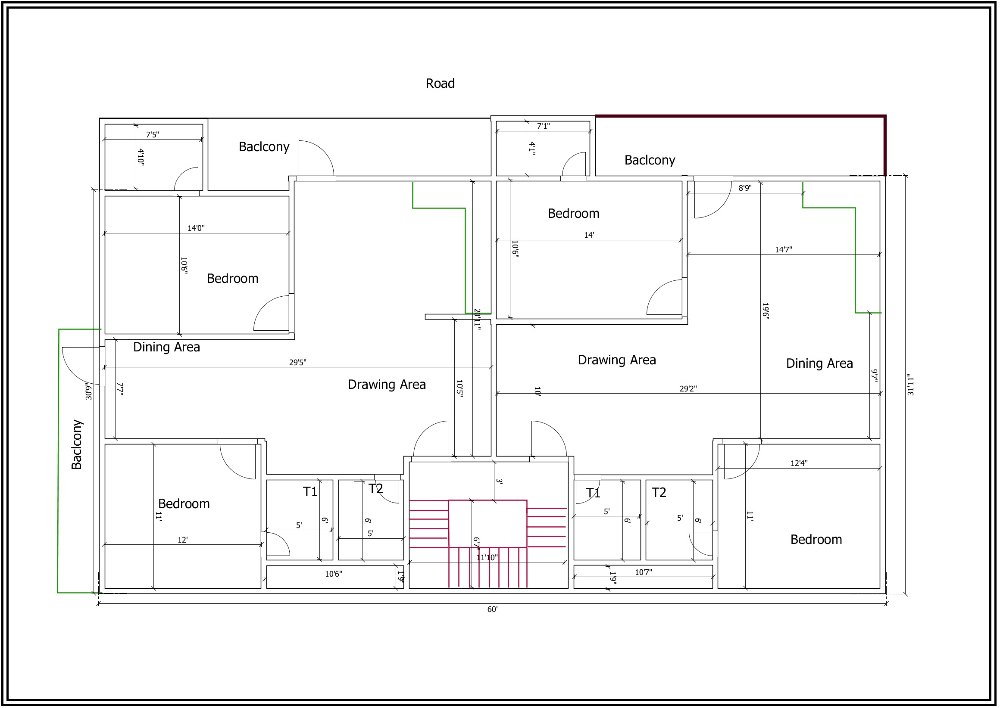
#> input picture floor_plans/floor_plan_3/source_drawing.png, 1000 x 708 px
$ python build_geopackage.py
#> lines starting #> are read from the running program, lines starting #| are printed output that depends on the picture; after the words box and inside, x2 and y2 are one past the last pixel; in counts of white or black regions, pixels touching at a corner belong together
"""Two-unit residential floor plan (feet-inches, 60' x 31'11") -> GeoPackage.

Source: source_drawing.png (1000 x 708 px, CAD export, thin double-line walls).
Method: PROMPT_floor_plan_to_cad_gis.md, with automatic line extraction because
this drawing has ~200 thin lines that a person cannot place by eye reliably.

Pipeline (all deterministic, from the source pixels):
  1. colour split: ink (grey/black), red (stairs + maroon edge), green lines
  2. straight segments: morphological opening (10 px) + connected components
  3. walls = pairs of parallel segments 3.5-7.5 px apart with white between
  4. doors = circle fit to arc pixels; closed end = chord with wall continuing
     on both sides (the opening); open leaf drawn only where pixels show it
  5. dimension lines = unpaired segment carrying a dimension label
  6. rooms = free space enclosed by walls / single lines / green / maroon
     lines / door closing chords, flood-filled and vectorised
Units: metres (feet kept as attributes). Origin = west end of the 60' line,
bottom outer wall line; Y up; no CRS.
Calibration: 60' = px 98..886 (13.133 px/ft); 31'11" = py 175..594 (13.128 px/ft).

Run:  python build_geopackage.py
"""
import json
import math
import sqlite3
import warnings
from pathlib import Path

import cv2
import geopandas as gpd
import numpy as np
from PIL import Image
from shapely.geometry import LineString, Point, Polygon, box
from shapely.ops import unary_union
import shapely

HERE = Path(__file__).parent
SRC = HERE / "source_drawing.png"
GPKG = HERE / "floor_plan.gpkg"
warnings.filterwarnings("ignore", message=".*crs.*")

FT = 0.3048
SX, SY = 788 / 60.0, 419 / (31 + 11 / 12)      # px per foot
PX0, PY0 = 98.0, 594.0                          # origin pixel


def to_m(px, py):
    return ((px - PX0) / SX * FT, (PY0 - py) / SY * FT)


# --------------------------------------------------------------------------- #
# Text (verbatim, incl. the drawing's spelling "Baclcony").  (text, kind, box px, rotation)
# --------------------------------------------------------------------------- #
TEXTS = [
    ("Road", "site_label", (426, 76, 453, 89), 0),
    ("Baclcony", "room_label", (236, 140, 292, 155), 0),
    ("Baclcony", "room_label", (624, 153, 677, 168), 0),
    ("Baclcony", "room_label", (68, 416, 86, 468), 90),
    ("Bedroom", "room_label", (207, 271, 260, 284), 0),
    ("Bedroom", "room_label", (548, 206, 601, 219), 0),
    ("Bedroom", "room_label", (156, 497, 212, 510), 0),
    ("Bedroom", "room_label", (791, 532, 844, 545), 0),
    ("Dining Area", "room_label", (133, 340, 202, 353), 0),
    ("Drawing Area", "room_label", (348, 377, 428, 393), 0),
    ("Drawing Area", "room_label", (578, 353, 658, 368), 0),
    ("Dining Area", "room_label", (787, 356, 855, 372), 0),
    ("T1", "room_label", (302, 484, 319, 498), 0),
    ("T2", "room_label", (367, 482, 384, 495), 0),
    ("T1", "room_label", (586, 486, 601, 499), 0),
    ("T2", "room_label", (651, 486, 668, 499), 0),
]
DIM_TEXTS = [   # (text, box px, rotation)  270 = reads top-to-bottom, 90 = bottom-to-top
    ("7'5\"", (143, 129, 161, 138), 0), ("4'10\"", (135, 146, 146, 167), 270),
    ("7'1\"", (535, 122, 549, 130), 0), ("4'1\"", (526, 140, 537, 153), 270),
    ("14'0\"", (185, 223, 206, 232), 0), ("10'6\"", (179, 256, 190, 275), 90),
    ("14'", (582, 230, 595, 239), 0), ("10'6\"", (510, 239, 521, 258), 270),
    ("8'9\"", (736, 183, 753, 192), 0), ("14'7\"", (773, 244, 794, 253), 0),
    ("19'6\"", (760, 301, 771, 320), 270), ("29'5\"", (286, 357, 308, 366), 0),
    ("7'7\"", (115, 381, 125, 396), 270), ("30'6\"", (82, 384, 93, 400), 90),
    ("10'5\"", (454, 378, 465, 398), 270), ("20'11\"", (472, 305, 483, 331), 270),
    ("10'", (531, 383, 544, 398), 270), ("29'2\"", (677, 383, 699, 392), 0),
    ("9'7\"", (869, 367, 880, 383), 270), ("31'11\"", (905, 372, 916, 397), 90),
    ("12'4\"", (788, 458, 810, 467), 0), ("11'", (745, 510, 756, 522), 270),
    ("11'", (153, 510, 164, 520), 270), ("12'", (176, 535, 190, 543), 0),
    ("5'", (293, 520, 304, 529), 0), ("6'", (319, 515, 330, 524), 270),
    ("6'", (362, 516, 373, 524), 270), ("5'", (365, 528, 375, 537), 0),
    ("10'6\"", (323, 569, 344, 578), 0), ("1'9\"", (395, 569, 403, 583), 270),
    ("3'", (494, 477, 505, 485), 270), ("6'7\"", (471, 535, 482, 547), 270),
    ("11'10\"", (474, 551, 506, 565), 0),
    ("5'", (601, 506, 612, 515), 0), ("6'", (622, 517, 633, 524), 270),
    ("5'", (674, 512, 685, 522), 0), ("6'", (693, 516, 703, 524), 270),
    ("10'7\"", (633, 567, 654, 575), 0), ("1'9\"", (607, 570, 622, 585), 270),
    ("60'", (485, 604, 500, 613), 0),
]
# Door arc search boxes (px) - tight around each swing arc
DOOR_BOXES = {
    "D01": (172, 164, 200, 190), "D02": (306, 139, 337, 176), "D03": (251, 293, 282, 328),
    "D04": (559, 150, 582, 176), "D05": (695, 183, 732, 220), "D06": (645, 278, 675, 306),
    "D07": (61, 355, 88, 385), "D08": (217, 444, 256, 482), "D09": (411, 418, 449, 453),
    "D10": (269, 530, 293, 556), "D11": (375, 486, 401, 506), "D12": (541, 420, 570, 457),
    "D13": (722, 440, 766, 484), "D14": (574, 482, 602, 506), "D15": (685, 530, 715, 560),
}


# Doors where the arc fit or the end rule needs a visual decision (12x zoom, pixel grid).
#   hinge px, radius px, closed-end angle, open-end angle (0 = +x, 90 = +y image-down)
DOOR_OVERRIDES = {
    "D05": dict(closed_deg=0, note="corner: dark leaf drawn downward, so the opening is the wall to the east"),
    "D10": dict(closed_deg=270, note="corner: dark leaf drawn to the east, so the opening is the wall above"),
    "D11": dict(hinge=(399.0, 476.5), r=27.0, closed_deg=180, open_deg=90,
                note="arc tangent at (398,503); jamb ticks at x 373 and 399 in the top wall"),
    "D13": dict(hinge=(724.5, 445.0), r=32.5, closed_deg=0, open_deg=90,
                note="grey leaf drawn down at x 724; arc meets top wall at x 757"),
    "D14": dict(hinge=(575.0, 477.0), r=23.0, closed_deg=0, open_deg=90,
                note="mirror of D11; jamb tick at x 598 in the top wall"),
}


def ft_in(v):
    """parse 14'7" -> feet"""
    v = v.replace('"', "")
    f, _, i = v.partition("'")
    return float(f) + (float(i) / 12 if i else 0.0)


# --------------------------------------------------------------------------- #
def load():
    a = np.asarray(Image.open(SRC).convert("RGB")).astype(int)
    r, g, b = a[..., 0], a[..., 1], a[..., 2]
    gray, sat = a.mean(2), a.max(2) - a.min(2)
    return dict(gray=gray, ink=((gray < 225) & (sat < 40)).astype(np.uint8),
                ink_light=((gray < 235) & (sat < 40)).astype(np.uint8),
                red=((r > g + 30) & (r > b + 10)).astype(np.uint8),
                green=((g > r + 25) & (g > b + 25)).astype(np.uint8))


def segments(mask, cls, L=10):
    out = []
    for o, k in (("h", (L, 1)), ("v", (1, L))):
        op = cv2.morphologyEx(mask, cv2.MORPH_OPEN, cv2.getStructuringElement(cv2.MORPH_RECT, k))
        n, lab, st, _ = cv2.connectedComponentsWithStats(op, 8)
        for i in range(1, n):
            x, y, w, h, _ = st[i]
            ys, xs = np.where(lab == i)
            if o == "h":
                out.append(dict(cls=cls, o="h", x0=int(x), x1=int(x + w - 1), y=float(np.mean(ys)), t=int(h)))
            else:
                out.append(dict(cls=cls, o="v", y0=int(y), y1=int(y + h - 1), x=float(np.mean(xs)), t=int(w)))
    return out


def seg_line(s):
    return LineString([(s["x0"], s["y"]), (s["x1"] + 1, s["y"])]) if s["o"] == "h" else \
        LineString([(s["x"], s["y0"]), (s["x"], s["y1"] + 1)])


def text_anchor(gray, bx, rot):
    x0, y0, x1, y1 = bx
    global _SAT
    if "_SAT" not in globals():
        rgb = np.asarray(Image.open(SRC).convert("RGB")).astype(int)
        _SAT = rgb.max(2) - rgb.min(2)
    dark = (gray[y0:y1 + 1, x0:x1 + 1] < 170) & (_SAT[y0:y1 + 1, x0:x1 + 1] < 40)   # grey/black ink only
    dark[:, dark.mean(0) > 0.8] = False       # a line crossing the whole box is not text
    dark[dark.mean(1) > 0.8, :] = False
    ys, xs = np.where(dark)
    cx, cy = x0 + (xs.min() + xs.max() + 1) / 2, y0 + (ys.min() + ys.max() + 1) / 2
    size = (ys.max() - ys.min() + 1) if rot in (0, 180) else (xs.max() - xs.min() + 1)
    return (cx, cy), size


def in_box(s, bx, pad=1):
    x0, y0, x1, y1 = bx
    if s["o"] == "h":
        return x0 - pad <= s["x0"] and s["x1"] <= x1 + pad and y0 - pad <= s["y"] <= y1 + pad
    return y0 - pad <= s["y0"] and s["y1"] <= y1 + pad and x0 - pad <= s["x"] <= x1 + pad


def pair_walls(segs, gray):
    walls = []
    for o in ("h", "v"):
        S = [s for s in segs if s["o"] == o]
        for i, p in enumerate(S):
            for q in S[i + 1:]:
                if o == "h":
                    d, lo, hi = abs(p["y"] - q["y"]), max(p["x0"], q["x0"]), min(p["x1"], q["x1"])
                    c0, c1 = sorted([p["y"], q["y"]])
                else:
                    d, lo, hi = abs(p["x"] - q["x"]), max(p["y0"], q["y0"]), min(p["y1"], q["y1"])
                    c0, c1 = sorted([p["x"], q["x"]])
                if not (3.5 <= d <= 7.5 and hi - lo >= 5):
                    continue
                inner = gray[int(c0) + 2:int(math.ceil(c1)) - 1, lo:hi + 1] if o == "h" else \
                    gray[lo:hi + 1, int(c0) + 2:int(math.ceil(c1)) - 1]
                if inner.size == 0 or inner.mean() < 200:
                    continue
                walls.append(dict(o=o, a=p["id"], b=q["id"], c0=c0, c1=c1, lo=lo, hi=hi))
    return walls


def wall_rect(w):
    return box(w["lo"], w["c0"] - 0.5, w["hi"] + 1, w["c1"] + 0.5) if w["o"] == "h" else \
        box(w["c0"] - 0.5, w["lo"], w["c1"] + 0.5, w["hi"] + 1)


def fit_door(ink_light, line_mask, bx):
    x0, y0, x1, y1 = bx
    res = ink_light & (1 - line_mask)
    ys, xs = np.where(res[y0:y1, x0:x1] > 0)
    xs, ys = xs + x0, ys + y0
    for _ in range(2):
        A = np.c_[2 * xs, 2 * ys, np.ones(len(xs))]
        cx, cy, c = np.linalg.lstsq(A, xs ** 2 + ys ** 2, rcond=None)[0]
        r = math.sqrt(c + cx ** 2 + cy ** 2)
        keep = np.abs(np.hypot(xs - cx, ys - cy) - r) < 1.5
        xs, ys = xs[keep], ys[keep]
    ang = np.sort(np.degrees(np.arctan2(ys - cy, xs - cx)) % 360)
    gaps = np.diff(np.r_[ang, ang[0] + 360])
    k = int(np.argmax(gaps))
    a0, a1 = ang[(k + 1) % len(ang)], ang[k]
    return cx, cy, r, a0, a1, len(xs)


def snap_quadrant(cx, cy, r, a0, a1):
    """the arc of a door is a quarter circle between two axis directions"""
    mid = (a0 + ((a1 - a0) % 360) / 2) % 360
    q = int(mid // 90)                      # quadrant of the bulge
    d0, d1 = q * 90, q * 90 + 90
    return [(cx + r * math.cos(math.radians(t)), cy + r * math.sin(math.radians(t))) for t in (d0, d1)], (d0, d1)


def orthogonal_snap(poly, faces, tol=3.5):
    """Make a raster room outline orthogonal, then move each edge onto the centre
    of the nearest parallel wall-face line within `tol` px (the drawn face)."""
    pts = list(poly.exterior.coords)[:-1]
    n = len(pts)
    edges = []
    for i in range(n):
        (x0, y0), (x1, y1) = pts[i], pts[(i + 1) % n]
        if abs(x1 - x0) >= abs(y1 - y0):
            edges.append(["h", (y0 + y1) / 2, min(x0, x1), max(x0, x1)])
        else:
            edges.append(["v", (x0 + x1) / 2, min(y0, y1), max(y0, y1)])
    merged = []                       # merge consecutive same-orientation edges
    for e in edges:
        if merged and merged[-1][0] == e[0] and abs(merged[-1][1] - e[1]) < 2.5:
            m = merged[-1]
            m[1] = (m[1] * (m[3] - m[2]) + e[1] * (e[3] - e[2])) / max((m[3] - m[2]) + (e[3] - e[2]), 1e-6)
            m[2], m[3] = min(m[2], e[2]), max(m[3], e[3])
        else:
            merged.append(list(e))
    if len(merged) > 1 and merged[0][0] == merged[-1][0] and abs(merged[0][1] - merged[-1][1]) < 2.5:
        last = merged.pop()
        merged[0][2], merged[0][3] = min(merged[0][2], last[2]), max(merged[0][3], last[3])
    for e in merged:
        o, c, lo, hi = e
        best = None
        for f in faces:
            if f["o"] != o:
                continue
            fc = f["y"] if o == "h" else f["x"]
            flo, fhi = (f["x0"], f["x1"]) if o == "h" else (f["y0"], f["y1"])
            ov = min(hi, fhi) - max(lo, flo)
            if abs(fc - c) <= tol and ov >= 0.5 * (hi - lo):
                if best is None or abs(fc - c) < abs(best - c):
                    best = fc
        if best is not None:
            e[1] = best
    if len(merged) < 4 or any(merged[i][0] == merged[(i + 1) % len(merged)][0] for i in range(len(merged))):
        return poly                   # could not orthogonalise cleanly: keep raster outline
    verts = []
    for i in range(len(merged)):
        a, b = merged[i], merged[(i + 1) % len(merged)]
        verts.append((b[1], a[1]) if a[0] == "h" else (a[1], b[1]))
    out = Polygon(verts)
    return out if out.is_valid and abs(out.area - poly.area) < 0.25 * poly.area else poly


def build():
    im = load()
#> in load, `r, g, b = a[..., 0], a[..., 1], a[..., 2]`:
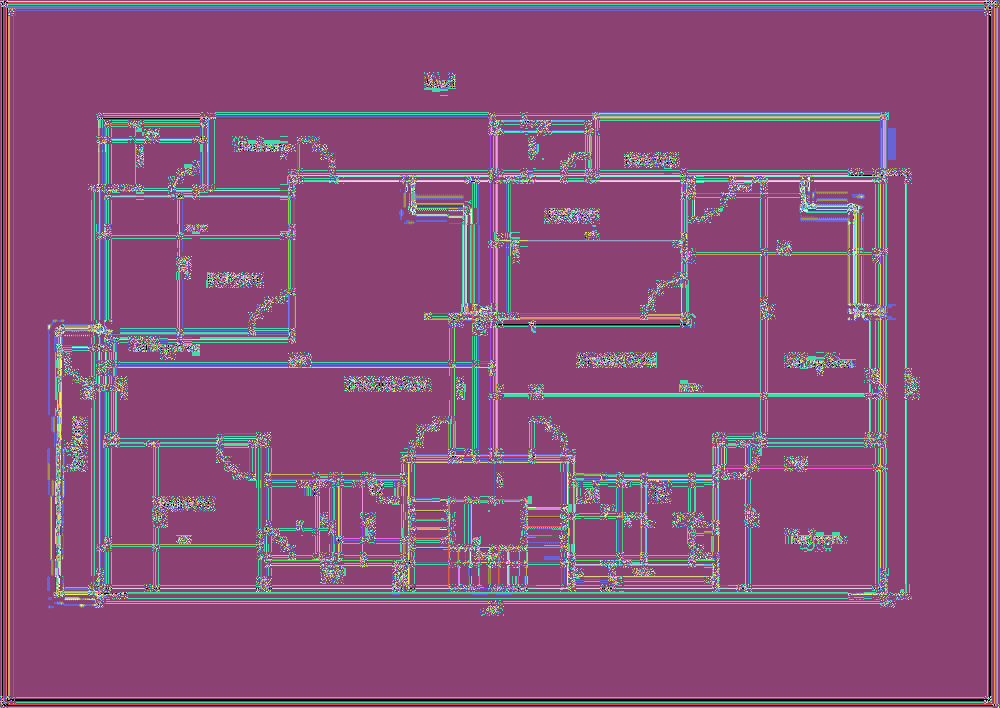
#> b: shape (708, 1000) int64; 256 distinct labels, from 0 to 255; one colour per label, 0 black
#> in load, `gray, sat = a.mean(2), a.max(2) - a.min(2)`:
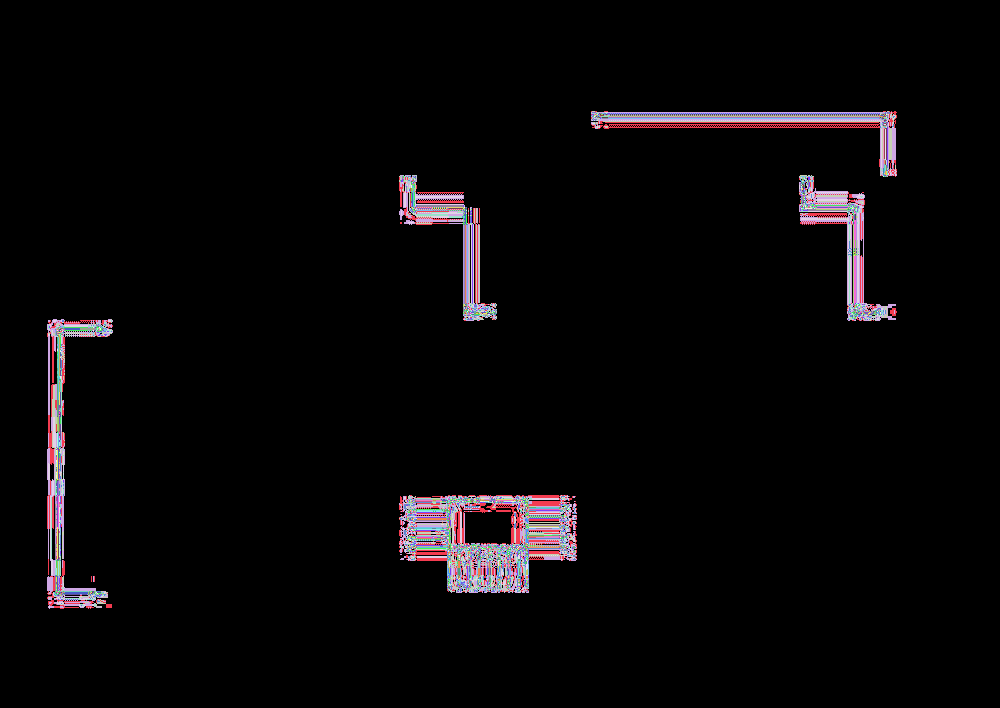
#> sat: shape (708, 1000) int64; 89 distinct labels, from 0 to 104; one colour per label, 0 black
#> im = 5 items
    gray = im["gray"]
    segs = segments(im["ink"], "ink") + segments(im["red"], "red", 8) + segments(im["green"], "green", 8)
#> the loop in segments, `for o, k in (("h", (L, 1)), ("v", (1, L))):` made 2 passes
#> n on passes 1 to 2: 84, 103
#> after the loop in segments, `for o, k in (("h", (L, 1)), ("v", (1, L))):`:
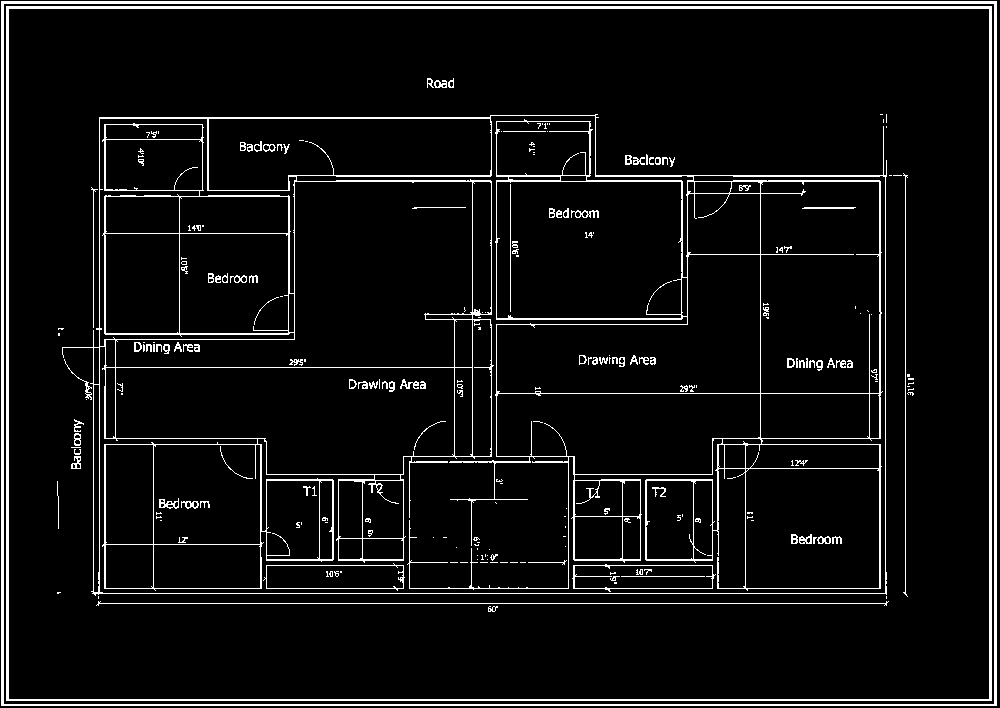
#> mask: shape (708, 1000); values 0 (black) and 1 (white), 6.5% white in thin lines or dots
#> after the loop in segments, `for o, k in (("h", (L, 1)), ("v", (1, L))):`: out = 185 items
#> call 2 of segments, with L = 8
#> in segments (call 2), `out = []`: out = []
#> the loop in segments (call 2), `for o, k in (("h", (L, 1)), ("v", (1, L))):` made 2 passes
#> n on passes 1 to 2: 12, 11
#> after the loop in segments (call 2), `for o, k in (("h", (L, 1)), ("v", (1, L))):`:
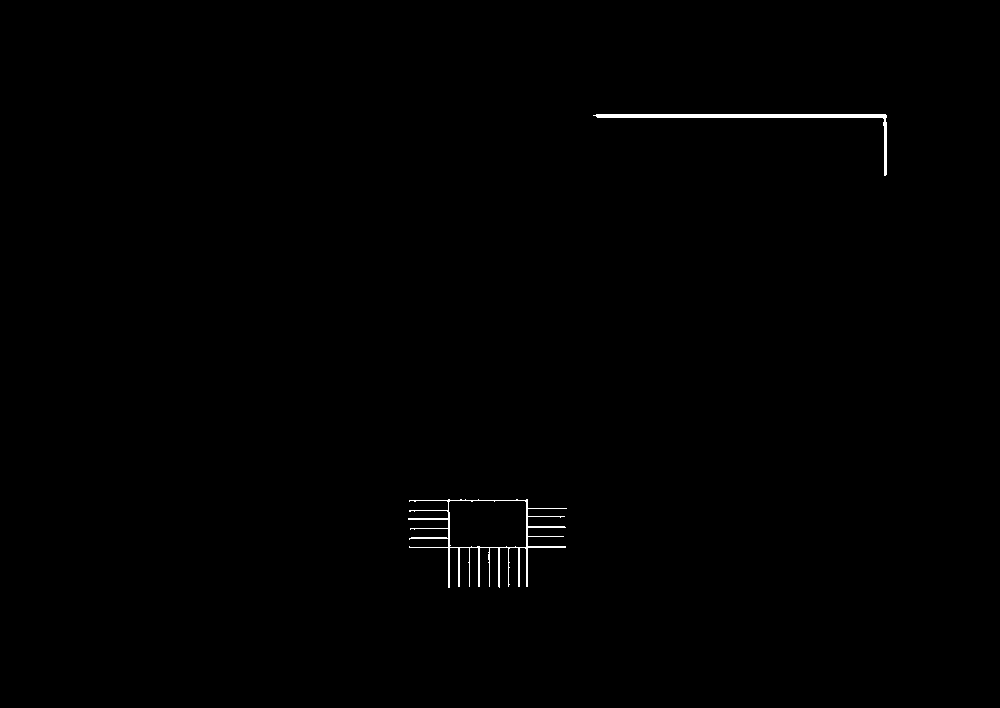
#> mask: shape (708, 1000); values 0 (black) and 1 (white), 0.41% white; 2 white regions, box (x1, y1, x2, y2) and area: (408, 499, 567, 588) 1543, (593, 114, 887, 176) 1339
#> after the loop in segments (call 2), `for o, k in (("h", (L, 1)), ("v", (1, L))):`: out = 21 items
#> segs = 218 items
    for i, s in enumerate(segs):
        s["id"] = i
#> this loop made 218 passes
    text_boxes = [t[2] for t in TEXTS] + [t[1] for t in DIM_TEXTS]
    ink = [s for s in segs if s["cls"] == "ink" and not any(in_box(s, bx) for bx in text_boxes)]
#> ink = 151 items

    # strict pre-pass: a line on a dimension label's axis (<= 8 px) whose length matches the
    # label within 6 % is that dimension line, never a wall face (e.g. 30'6" beside the west wall)
    reserved = set()
    rgb = np.asarray(Image.open(SRC).convert("RGB")).astype(int)
    pale = segments(((gray < 242) & (rgb.max(2) - rgb.min(2) < 40)).astype(np.uint8), "pale", 8)
#> the loop in segments (call 4), `for o, k in (("h", (L, 1)), ("v", (1, L))):` made 2 passes
#> n on passes 1 to 2: 116, 173
#> pass 2, in segments (call 4), `n, lab, st, _ = cv2.connectedComponentsWithStats(op, 8)`:
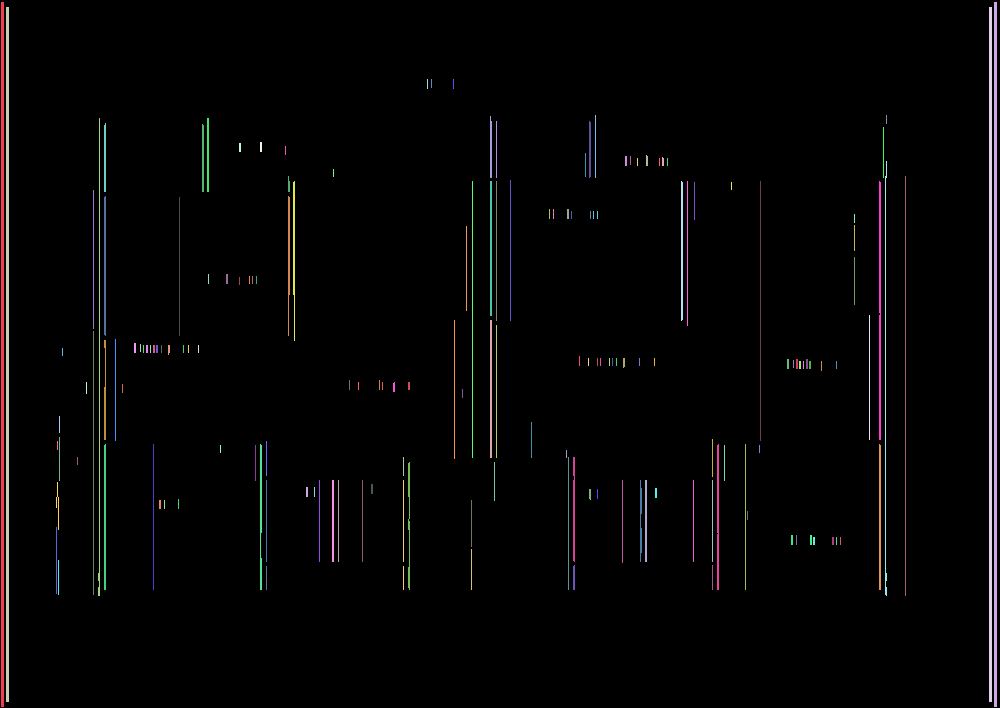
#> lab: shape (708, 1000) int32; 173 distinct labels, from 0 to 172; one colour per label, 0 black
#> after the loop in segments (call 4), `for o, k in (("h", (L, 1)), ("v", (1, L))):`: out = 287 items
#> (the rest of the program and of its run is left out)
